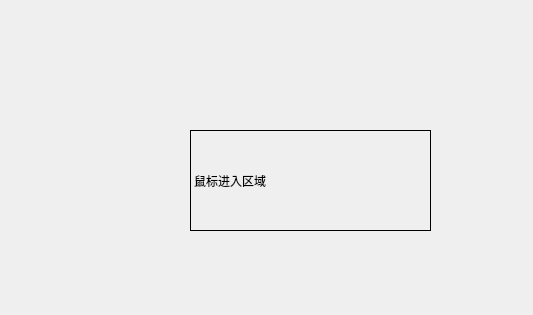
<?xml version="1.0" encoding="UTF-8"?>
<ui version="4.0">
 <class>Mouse</class>
 <widget class="QWidget" name="Mouse">
  <property name="geometry">
   <rect>
    <x>0</x>
    <y>0</y>
    <width>533</width>
    <height>315</height>
   </rect>
  </property>
  <property name="windowTitle">
   <string>Mouse</string>
  </property>
  <widget class="QLabel" name="Mouse_Aera">
   <property name="geometry">
    <rect>
     <x>190</x>
     <y>130</y>
     <width>241</width>
     <height>101</height>
    </rect>
   </property>
   <property name="frameShape">
    <enum>QFrame::Box</enum>
   </property>
   <property name="text">
    <string>鼠标进入区域</string>
   </property>
  </widget>
 </widget>
 <resources/>
 <connections/>
</ui>
